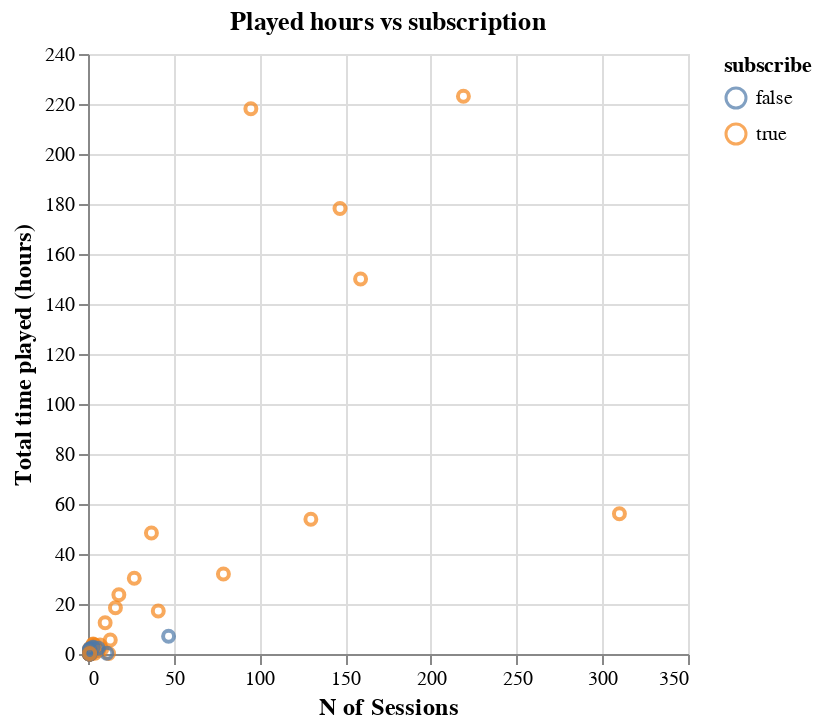

The notebook cell saved with this chart:
### Code cell
#picturing relationship between 'number of played hours' and 'number of sessions'
\
played_hour_vs_subscribe = (
    alt.Chart(players_combined, title="Played hours vs subscription").mark_point().encode(
        x = alt.X("number_sessions").title("N of Sessions"),
        y = alt.Y("played_hours").title("Total time played (hours)"),
        color = alt.Color('subscribe')
    )
    .configure_axis(titleFontSize=12)
)

played_hour_vs_subscribe

### Figure 1 — Vega specification as saved in the notebook (floating-point values rounded to 4 significant figures)
{"$schema": "https://vega.github.io/schema/vega/v5.json", "data": [{"name": "source_0", "values": [{"number_sessions": 27.0, "played_hours": 30.3, "subscribe": true}, {"number_sessions": 3.0, "played_hours": 3.8, "subscribe": true}, {"number_sessions": 1.0, "played_hours": 0.0, "subscribe": false}, {"number_sessions": 1.0, "played_hours": 0.7, "subscribe": true}, {"number_sessions": 1.0, "played_hours": 0.1, "subscribe": true}, {"number_sessions": 1.0, "played_hours": 0.0, "subscribe": false}, {"number_sessions": 1.0, "played_hours": 0.1, "subscribe": true}, {"number_sessions": 3.0, "played_hours": 1.6, "subscribe": true}, {"number_sessions": 1.0, "played_hours": 1.5, "subscribe": true}, {"number_sessions": 1.0, "played_hours": 0.2, "subscribe": true}, {"number_sessions": 37.0, "played_hours": 48.4, "subscribe": true}, {"number_sessions": 2.0, "played_hours": 0.5, "subscribe": true}, {"number_sessions": 2.0, "played_hours": 0.6, "subscribe": true}, {"number_sessions": 1.0, "played_hours": 0.3, "subscribe": true}, {"number_sessions": 1.0, "played_hours": 0.1, "subscribe": false}, {"number_sessions": 2.0, "played_hours": 1.0, "subscribe": true}, {"number_sessions": 1.0, "played_hours": 0.7, "subscribe": true}, {"number_sessions": 1.0, "played_hours": 0.6, "subscribe": true}, {"number_sessions": 1.0, "played_hours": 1.8, "subscribe": true}, {"number_sessions": 1.0, "played_hours": 0.1, "subscribe": false}, {"number_sessions": 1.0, "played_hours": 0.1, "subscribe": true}, {"number_sessions": 1.0, "played_hours": 0.1, "subscribe": true}, {"number_sessions": 2.0, "played_hours": 0.6, "subscribe": true}, {"number_sessions": 2.0, "played_hours": 0.4, "subscribe": true}, {"number_sessions": 6.0, "played_hours": 1.4, "subscribe": false}, {"number_sessions": 12.0, "played_hours": 0.2, "subscribe": true}, {"number_sessions": 13.0, "played_hours": 5.6, "subscribe": true}, {"number_sessions": 1.0, "played_hours": 0.1, "subscribe": true}, {"number_sessions": 1.0, "played_hours": 0.3, "subscribe": true}, {"number_sessions": 1.0, "played_hours": 2.2, "subscribe": true}, {"number_sessions": 1.0, "played_hours": 0.1, "subscribe": true}, {"number_sessions": 10.0, "played_hours": 12.5, "subscribe": true}, {"number_sessions": 2.0, "played_hours": 0.4, "subscribe": true}, {"number_sessions": 1.0, "played_hours": 0.6, "subscribe": true}, {"number_sessions": 95.0, "played_hours": 218.1, "subscribe": true}, {"number_sessions": 1.0, "played_hours": 0.9, "subscribe": false}, {"number_sessions": 1.0, "played_hours": 0.2, "subscribe": true}, {"number_sessions": 3.0, "played_hours": 2.9, "subscribe": true}, {"number_sessions": 7.0, "played_hours": 3.6, "subscribe": true}, {"number_sessions": 1.0, "played_hours": 0.2, "subscribe": true}, {"number_sessions": 2.0, "played_hours": 1.5, "subscribe": true}, {"number_sessions": 2.0, "played_hours": 1.0, "subscribe": true}, {"number_sessions": 1.0, "played_hours": 0.2, "subscribe": true}, {"number_sessions": 1.0, "played_hours": 0.1, "subscribe": true}, {"number_sessions": 1.0, "played_hours": 0.1, "subscribe": true}, {"number_sessions": 1.0, "played_hours": 0.1, "subscribe": false}, {"number_sessions": 41.0, "played_hours": 17.2, "subscribe": true}, {"number_sessions": 1.0, "played_hours": 0.1, "subscribe": true}, {"number_sessions": 2.0, "played_hours": 0.2, "subscribe": true}, {"number_sessions": 130.0, "played_hours": 53.9, "subscribe": true}, {"number_sessions": 219.0, "played_hours": 223.1, "subscribe": true}, {"number_sessions": 2.0, "played_hours": 0.5, "subscribe": true}, {"number_sessions": 4.0, "played_hours": 3.5, "subscribe": true}, {"number_sessions": 1.0, "played_hours": 0.0, "subscribe": true}, {"number_sessions": 1.0, "played_hours": 0.0, "subscribe": true}, {"number_sessions": 2.0, "played_hours": 1.0, "subscribe": true}, {"number_sessions": 1.0, "played_hours": 0.2, "subscribe": false}, {"number_sessions": 1.0, "played_hours": 0.1, "subscribe": true}, {"number_sessions": 159.0, "played_hours": 150.0, "subscribe": true}, {"number_sessions": 1.0, "played_hours": 1.2, "subscribe": true}, {"number_sessions": 1.0, "played_hours": 0.1, "subscribe": true}, {"number_sessions": 1.0, "played_hours": 0.8, "subscribe": true}, {"number_sessions": 1.0, "played_hours": 0.1, "subscribe": true}, {"number_sessions": 1.0, "played_hours": 0.1, "subscribe": false}, {"number_sessions": 1.0, "played_hours": 0.5, "subscribe": true}, {"number_sessions": 1.0, "played_hours": 0.0, "subscribe": true}, {"number_sessions": 8.0, "played_hours": 2.0, "subscribe": true}, {"number_sessions": 1.0, "played_hours": 0.0, "subscribe": false}, {"number_sessions": 3.0, "played_hours": 2.7, "subscribe": false}, {"number_sessions": 1.0, "played_hours": 0.1, "subscribe": true}, {"number_sessions": 3.0, "played_hours": 4.0, "subscribe": true}, {"number_sessions": 1.0, "played_hours": 0.4, "subscribe": true}, {"number_sessions": 1.0, "played_hours": 0.0, "subscribe": false}, {"number_sessions": 2.0, "played_hours": 1.0, "subscribe": true}, {"number_sessions": 1.0, "played_hours": 0.1, "subscribe": true}, {"number_sessions": 1.0, "played_hours": 0.1, "subscribe": true}, {"number_sessions": 1.0, "played_hours": 0.1, "subscribe": true}, {"number_sessions": 1.0, "played_hours": 0.1, "subscribe": false}, {"number_sessions": 47.0, "played_hours": 7.1, "subscribe": false}, {"number_sessions": 1.0, "played_hours": 0.0, "subscribe": true}, {"number_sessions": 16.0, "played_hours": 18.5, "subscribe": true}, {"number_sessions": 1.0, "played_hours": 0.7, "subscribe": true}, {"number_sessions": 310.0, "played_hours": 56.1, "subscribe": true}, {"number_sessions": 1.0, "played_hours": 0.1, "subscribe": false}, {"number_sessions": 1.0, "played_hours": 0.0, "subscribe": true}, {"number_sessions": 1.0, "played_hours": 1.1, "subscribe": true}, {"number_sessions": 1.0, "played_hours": 0.0, "subscribe": false}, {"number_sessions": 1.0, "played_hours": 1.0, "subscribe": true}, {"number_sessions": 1.0, "played_hours": 0.1, "subscribe": true}, {"number_sessions": 18.0, "played_hours": 23.7, "subscribe": true}, {"number_sessions": 1.0, "played_hours": 0.1, "subscribe": false}, {"number_sessions": 1.0, "played_hours": 0.1, "subscribe": false}, {"number_sessions": 1.0, "played_hours": 0.0, "subscribe": true}, {"number_sessions": 1.0, "played_hours": 0.0, "subscribe": true}, {"number_sessions": 1.0, "played_hours": 0.2, "subscribe": true}, {"number_sessions": 1.0, "played_hours": 0.1, "subscribe": true}, {"number_sessions": 2.0, "played_hours": 1.2, "subscribe": true}, {"number_sessions": 1.0, "played_hours": 0.1, "subscribe": true}, {"number_sessions": 1.0, "played_hours": 0.1, "subscribe": true}, {"number_sessions": 147.0, "played_hours": 178.2, "subscribe": true}, {"number_sessions": 2.0, "played_hours": 0.6, "subscribe": true}, {"number_sessions": 1.0, "played_hours": 0.5, "subscribe": true}, {"number_sessions": 1.0, "played_hours": 0.1, "subscribe": true}, {"number_sessions": 2.0, "played_hours": 1.0, "subscribe": false}, {"number_sessions": 11.0, "played_hours": 0.3, "subscribe": false}, {"number_sessions": 1.0, "played_hours": 0.1, "subscribe": true}, {"number_sessions": 1.0, "played_hours": 0.1, "subscribe": false}, {"number_sessions": 1.0, "played_hours": 0.4, "subscribe": false}, {"number_sessions": 1.0, "played_hours": 1.8, "subscribe": false}, {"number_sessions": 1.0, "played_hours": 0.0, "subscribe": false}, {"number_sessions": 4.0, "played_hours": 0.3, "subscribe": true}, {"number_sessions": 3.0, "played_hours": 2.7, "subscribe": false}, {"number_sessions": 1.0, "played_hours": 0.4, "subscribe": true}, {"number_sessions": 1.0, "played_hours": 0.1, "subscribe": true}, {"number_sessions": 1.0, "played_hours": 2.1, "subscribe": false}, {"number_sessions": 1.0, "played_hours": 0.8, "subscribe": true}, {"number_sessions": 1.0, "played_hours": 0.2, "subscribe": false}, {"number_sessions": 79.0, "played_hours": 32.0, "subscribe": true}, {"number_sessions": 1.0, "played_hours": 1.7, "subscribe": false}, {"number_sessions": 1.0, "played_hours": 0.1, "subscribe": false}, {"number_sessions": 1.0, "played_hours": 0.1, "subscribe": true}, {"number_sessions": 1.0, "played_hours": 0.3, "subscribe": false}, {"number_sessions": 1.0, "played_hours": 0.0, "subscribe": false}, {"number_sessions": 6.0, "played_hours": 2.3, "subscribe": false}, {"number_sessions": 1.0, "played_hours": 0.2, "subscribe": true}]}, {"name": "source_0_x_domain_number_sessions", "values": [{"min": 1.0, "max": 310.0}]}, {"name": "source_0_y_domain_played_hours", "values": [{"min": 0.0, "max": 223.1}]}, {"name": "source_0_color_domain_subscribe", "values": [{"subscribe": true}, {"subscribe": false}]}], "marks": [{"type": "symbol", "name": "marks", "from": {"data": "source_0"}, "encode": {"update": {"opacity": {"value": 0.7}, "fill": {"value": "transparent"}, "stroke": {"field": "subscribe", "scale": "color"}, "x": {"field": "number_sessions", "scale": "x"}, "y": {"field": "played_hours", "scale": "y"}}}, "style": ["point"]}], "scales": [{"name": "x", "type": "linear", "domain": [{"signal": "(data(\"source_0_x_domain_number_sessions\")[0] || {}).min"}, {"signal": "(data(\"source_0_x_domain_number_sessions\")[0] || {}).max"}], "range": [0, {"signal": "width"}], "zero": true, "nice": true}, {"name": "y", "type": "linear", "domain": [{"signal": "(data(\"source_0_y_domain_played_hours\")[0] || {}).min"}, {"signal": "(data(\"source_0_y_domain_played_hours\")[0] || {}).max"}], "range": [{"signal": "height"}, 0], "zero": true, "nice": true}, {"name": "color", "type": "ordinal", "domain": {"data": "source_0_color_domain_subscribe", "field": "subscribe", "sort": true}, "range": "category"}], "axes": [{"scale": "x", "tickCount": {"signal": "ceil(width/40)"}, "domain": false, "maxExtent": 0, "gridScale": "y", "ticks": false, "orient": "bottom", "labels": false, "grid": true, "aria": false, "zindex": 0, "minExtent": 0}, {"scale": "y", "orient": "left", "grid": true, "maxExtent": 0, "gridScale": "x", "tickCount": {"signal": "ceil(height/40)"}, "ticks": false, "zindex": 0, "domain": false, "labels": false, "aria": false, "minExtent": 0}, {"scale": "x", "tickCount": {"signal": "ceil(width/40)"}, "zindex": 0, "labelOverlap": true, "labelFlush": true, "grid": false, "orient": "bottom", "title": "N of Sessions"}, {"scale": "y", "labelOverlap": true, "title": "Total time played (hours)", "orient": "left", "grid": false, "tickCount": {"signal": "ceil(height/40)"}, "zindex": 0}], "title": {"text": "Played hours vs subscription", "frame": "group"}, "style": "cell", "legends": [{"stroke": "color", "symbolType": "circle", "title": "subscribe", "encode": {"symbols": {"update": {"fill": {"value": "transparent"}, "opacity": {"value": 0.7}}}}}], "height": 300, "config": {"axis": {"titleFontSize": 12}}, "background": "white", "width": 300, "padding": 5}
